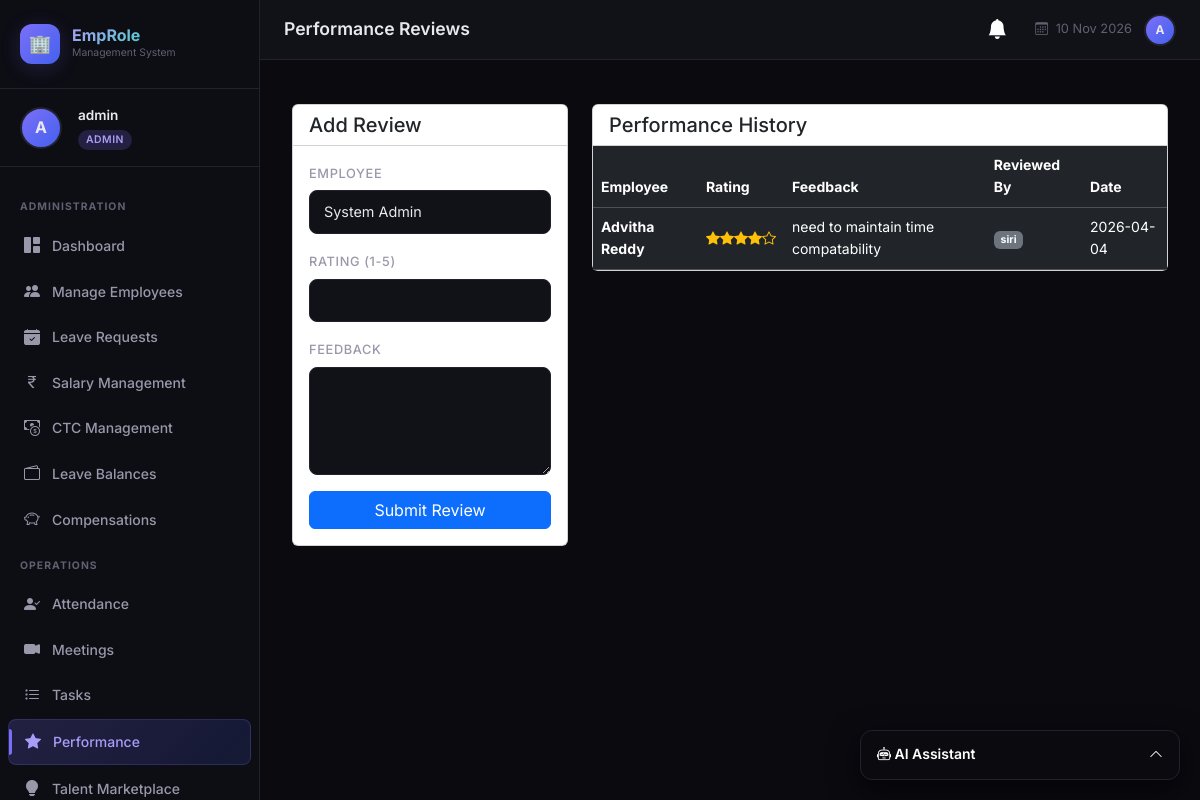
The page /hr/performance (signed in) on the database its author committed.
### tables this page shows
CREATE TABLE performance (
            id INTEGER PRIMARY KEY AUTOINCREMENT,
            employee_id INTEGER NOT NULL,
            rating INTEGER CHECK(rating >= 1 AND rating <= 5),
            feedback TEXT,
            review_date DATE DEFAULT CURRENT_DATE,
            reviewer_id INTEGER NOT NULL,
            FOREIGN KEY (employee_id) REFERENCES employees(id),
            FOREIGN KEY (reviewer_id) REFERENCES users(id)
        );

CREATE TABLE employees (
            id INTEGER PRIMARY KEY AUTOINCREMENT,
            user_id INTEGER UNIQUE,
            name TEXT NOT NULL,
            email TEXT NOT NULL,
            phone TEXT,
            department TEXT,
            designation TEXT,
            joining_date DATE,
            status TEXT DEFAULT 'active',
            FOREIGN KEY (user_id) REFERENCES users(id)
        );

CREATE TABLE users (
            id INTEGER PRIMARY KEY AUTOINCREMENT,
            username TEXT UNIQUE NOT NULL,
            email TEXT UNIQUE NOT NULL,
            password TEXT NOT NULL,
            role TEXT NOT NULL DEFAULT 'employee',
            created_at DATETIME DEFAULT CURRENT_TIMESTAMP
        );

### extra_routes.py (the view, shortened to what this page needs)
@extra_bp.route('/hr/performance', methods=['GET', 'POST'])
@login_required
@role_required('hr', 'admin')
def hr_performance():
    db = get_db()
    reviews = db.execute("""
        SELECT p.*, e.name as employee_name, u.username as reviewer_name
        FROM performance p
        JOIN employees e ON p.employee_id=e.id
        JOIN users u ON p.reviewer_id=u.id
        ORDER BY p.review_date DESC
    """).fetchall()
    employees = db.execute("SELECT id, name FROM employees WHERE status='active'").fetchall()
    db.close()
    return render_template('extra/performance.html', reviews=reviews, employees=employees, role='hr')

### ai_service.py (called while the page is built)
@ai_service_bp.before_app_request
def setup_ai():
    if not hasattr(ai_service_bp, 'schema_initialized'):
        init_ai_schema()
        ai_service_bp.schema_initialized = True

### app.py (called while the page is built)
@app.context_processor
def inject_notifications():
    if 'user_id' in session:
        db = get_db()
        n = db.execute("SELECT * FROM notifications WHERE user_id=? AND is_read=0 ORDER BY created_at DESC LIMIT 5", (session['user_id'],)).fetchall()
        c = db.execute("SELECT COUNT(*) as c FROM notifications WHERE user_id=? AND is_read=0", (session['user_id'],)).fetchone()['c']
        db.close()
        return dict(recent_notifications=n, unread_notifications_count=c)
    return dict(recent_notifications=[], unread_notifications_count=0)

### database.py (called while the page is built)
def get_db():
    conn = sqlite3.connect(DB_PATH)
    conn.row_factory = sqlite3.Row
    conn.execute("PRAGMA foreign_keys = ON")
    return conn

### extra_routes.py (called while the page is built)
def login_required(f):
    @wraps(f)
    def decorated(*args, **kwargs):
        if 'user_id' not in session:
            flash('Please log in to access this page.', 'warning')
            return redirect(url_for('login'))
        return f(*args, **kwargs)
    return decorated

def role_required(*roles):
    def decorator(f):
        @wraps(f)
        def decorated(*args, **kwargs):
            if 'user_id' not in session:
                return redirect(url_for('login'))
            if session.get('role') not in roles:
                flash('Access denied. Insufficient permissions.', 'danger')
                return redirect(url_for('dashboard'))
            return f(*args, **kwargs)
        return decorated
    return decorator

### templates/extra/performance.html
{% extends 'base.html' %}
{% block page_title %}Performance Reviews{% endblock %}
{% block content %}
<div class="row g-4">
  {% if role == 'hr' %}
  <div class="col-lg-4">
    <div class="card card-custom">
      <div class="card-header bg-transparent"><h5 class="mb-0">Add Review</h5></div>
      <div class="card-body">
        <form method="POST" action="{{ url_for('extra.hr_performance') }}">
          <div class="mb-3">
            <label class="form-label">Employee</label>
            <select name="employee_id" class="form-select" required>
              {% for e in employees %}
              <option value="{{ e.id }}">{{ e.name }}</option>
              {% endfor %}
            </select>
          </div>
          <div class="mb-3">
            <label class="form-label">Rating (1-5)</label>
            <input type="number" name="rating" class="form-control" min="1" max="5" required>
          </div>
          <div class="mb-3">
            <label class="form-label">Feedback</label>
            <textarea name="feedback" class="form-control" rows="4" required></textarea>
          </div>
          <button type="submit" class="btn btn-primary w-100">Submit Review</button>
        </form>
      </div>
    </div>
  </div>
  {% endif %}
  <div class="col-lg-{% if role == 'hr' %}8{% else %}12{% endif %}">
    <div class="card card-custom">
      <div class="card-header bg-transparent"><h5 class="mb-0">Performance History</h5></div>
      <div class="card-body p-0">
        <div class="table-responsive">
          <table class="table table-dark table-hover mb-0 align-middle">
            <thead class="table-dark text-secondary">
              <tr>
                {% if role == 'hr' %}<th>Employee</th>{% endif %}
                <th>Rating</th>
                <th>Feedback</th>
                <th>Reviewed By</th>
                <th>Date</th>
              </tr>
            </thead>
            <tbody>
              {% for r in reviews %}
              <tr>
                {% if role == 'hr' %}<td><strong>{{ r.employee_name }}</strong></td>{% endif %}
                <td>
                  <div class="d-flex text-warning">
                    {% for i in range(r.rating) %}<i class="bi bi-star-fill"></i>{% endfor %}
                    {% for i in range(5 - r.rating) %}<i class="bi bi-star"></i>{% endfor %}
                  </div>
                </td>
                <td>{{ r.feedback }}</td>
                <td><span class="badge bg-secondary">{{ r.reviewer_name }}</span></td>
                <td>{{ r.review_date }}</td>
              </tr>
              {% else %}
              <tr><td colspan="5" class="text-center py-4 text-secondary">No reviews available.</td></tr>
              {% endfor %}
            </tbody>
          </table>
        </div>
      </div>
    </div>
  </div>
</div>
{% endblock %}

### static/css/style.css (style rules this page uses)
:root { --bg-primary: #0a0a0f; --bg-secondary: #111118; --bg-card: #16161f; --bg-card-hover: #1e1e2a; --sidebar-bg: #0d0d14; --sidebar-width: 260px; --accent-purple: #7c6ff7; --accent-purple-light: #a89df9; --accent-teal: #00d4aa; --accent-teal-light: #33ddbb; --accent-orange: #ff6b35; --accent-pink: #f72585; --accent-blue: #4361ee; --text-primary: #e8e8f0; --text-secondary: #9898aa; --text-muted: #606070; --border-color: #22222e; --border-glow: rgba(124, 111, 247, 0.3); --shadow-sm: 0 2px 8px rgba(0, 0, 0, 0.4); --shadow-md: 0 4px 20px rgba(0, 0, 0, 0.5); --shadow-lg: 0 8px 40px rgba(0, 0, 0, 0.6); --shadow-accent: 0 4px 20px rgba(124, 111, 247, 0.2); --radius-sm: 8px; --radius-md: 12px; --radius-lg: 16px; --radius-xl: 20px; --transition: all 0.25s cubic-bezier(0.4, 0, 0.2, 1); }
*, *::before, *::after { box-sizing: border-box; margin: 0; padding: 0; }
html { scroll-behavior: smooth; }
body { font-family: 'Inter', -apple-system, BlinkMacSystemFont, sans-serif; background: var(--bg-primary); color: var(--text-primary); min-height: 100vh; overflow-x: hidden; font-size: 14px; line-height: 1.6; }
.form-label { color: var(--text-secondary); font-size: 0.8rem; font-weight: 500; text-transform: uppercase; letter-spacing: 0.05em; margin-bottom: 6px; }
.form-control, .form-select { background: var(--bg-secondary) !important; border: 1px solid var(--border-color) !important; color: var(--text-primary) !important; border-radius: var(--radius-sm) !important; padding: 10px 14px !important; font-size: 0.9rem !important; transition: var(--transition); }
.form-control::placeholder { color: var(--text-muted) !important; }

### rows shown on the page
performance: employee_name "Advitha Reddy", rating 4 (drawn), feedback "need to maintain time compatability", reviewer_name "siri", review_date "2026-04-04"

### other values the page prints
{{ session.username[0].upper() }} "A"
{{ session.username }} "admin"
{{ session.role }} "ADMIN"
form field employee_id "System Admin"
